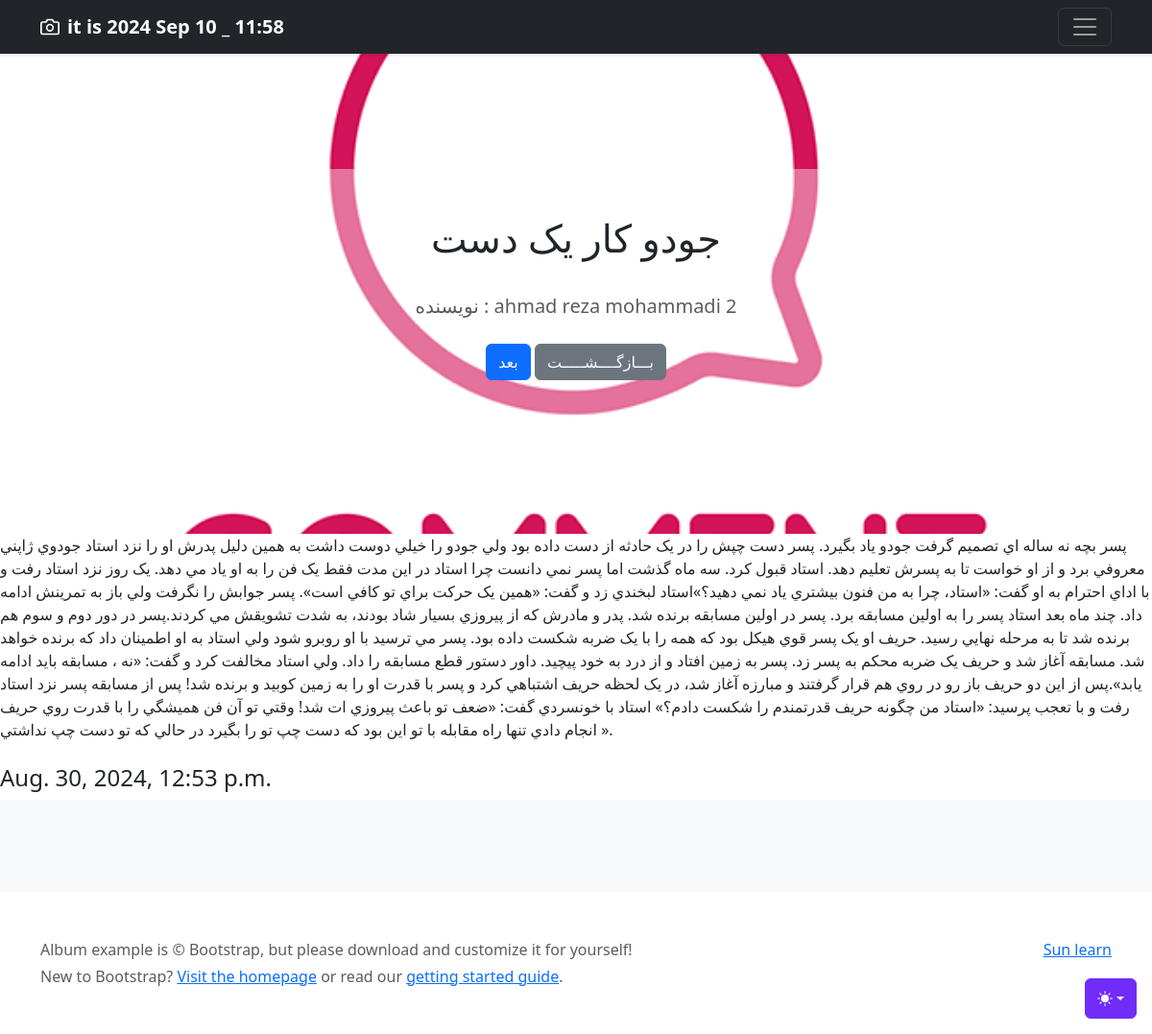
The app's page /detail/5 with its own data.
### Home/models.py (models this page shows, shortened)
class Article(models.Model):
    title = models.CharField(max_length=100) # , null=True, blank=True
    text = models.TextField(help_text="Enter your article text.")
    pub_date = models.DateTimeField(auto_now_add=True)
    updated_date = models.DateTimeField(auto_now=True)
    is_show = models.BooleanField(default=True)
    image = models.ImageField(upload_to="Home/image_article/")
    auther = models.ForeignKey("Person", on_delete=models.CASCADE)

class Person(models.Model):
    first_name = models.CharField(max_length=200)
    last_name = models.CharField(max_length=200)
    email = models.EmailField()
    age = models.IntegerField(default=0)
    website_url = models.URLField(max_length=200)
    score = models.FloatField()
    score_2 = models.DecimalField(max_digits=5, decimal_places=2, default=0)
    def __str__(self):
        return f"{self.first_name} {self.last_name} {self.id} "

### Home/views.py (the view)
# urls.py: path('detail/<int:article_id>', views.detail, name='detail'),
def detail(request, article_id):
    article = get_object_or_404(Article, id=article_id)
    return render(request, 'Home/detail.html', {'article':article})

### Home/templates/Home/detail.html (shortened to what this page needs)
{% extends 'base/base.html' %}
{% block body %}
<section class="py-5 text-center container" style="background-image: url('{{ article.image.url }}'); background-size: cover; background-position: center; padding: 20px; border-radius: 10px; height: 500px;">
    <br><br><br>
    <div class="row py-lg-5" style="background-color: rgba(255, 255, 255, 0.4); padding: 20px; border-radius: 10px;">
     <div class="col-lg-6 col-md-8 mx-auto">
       <h1 class="fw-normal">{{ article.title }}</h1><br>
       <p class="lead text-body-secondary">نویسنده : {{ article.auther }}</p>
       <a href="#" class="btn btn-primary my-2"> بعد</a>
       <a href="{% url 'home:art_list' %}" class="btn btn-secondary my-2">بـــازگــــشـــــت</a>
     </div>
    </div>
</section>
        <article>{{ article.text }}</article>
        <br>
        <h4>{{ article.updated_date }}</h4>
        <div>
{% endblock %}

### records on screen
Article: image (picture), title "جودو کار یک دست", auther "ahmad reza mohammadi 2", text "پسر بچه نه ساله اي تصميم گرفت جودو ياد بگيرد. پسر دست چپش را در يک حادثه از دست داده بود ولي جودو را خيلي دوست داشت به همين دليل پدرش او را نزد استاد جودوي ژاپني معروفي برد و از او خواست تا به پسرش تعليم دهد. استاد قبول کرد. سه ماه گذشت اما پسر نمي دانست چرا استاد در اين مدت فقط يک فن را به او ياد مي دهد. يک روز نزد استاد رفت و با اداي احترام به او گفت: «استاد، چرا به من فنون بيشتري ياد نمي دهيد؟»استاد لبخندي زد و گفت: «همين يک حرکت براي تو کافي است». پسر جوابش را نگرفت ولي باز به تمرينش ادامه داد. چند ماه بعد استاد پسر را به اولين مسابقه برد. پسر در اولين مسابقه برنده شد. پدر و مادرش که از پيروزي بسيار شاد بودند، به شدت تشويقش مي کردند.پسر در دور دوم و سوم هم برنده شد تا به مرحله نهايي…", updated_date "Aug. 30, 2024, 12:53 p.m."

### other values on screen
{{ message }} "Sun learn"
